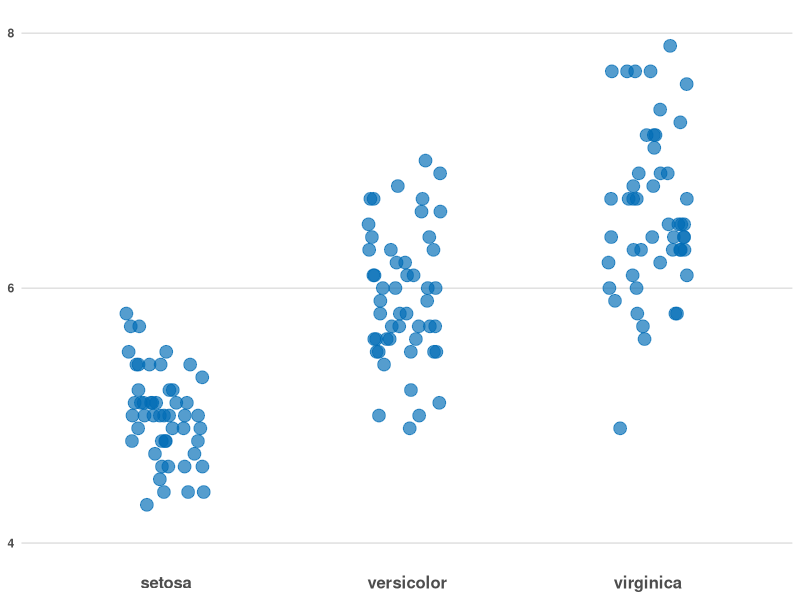
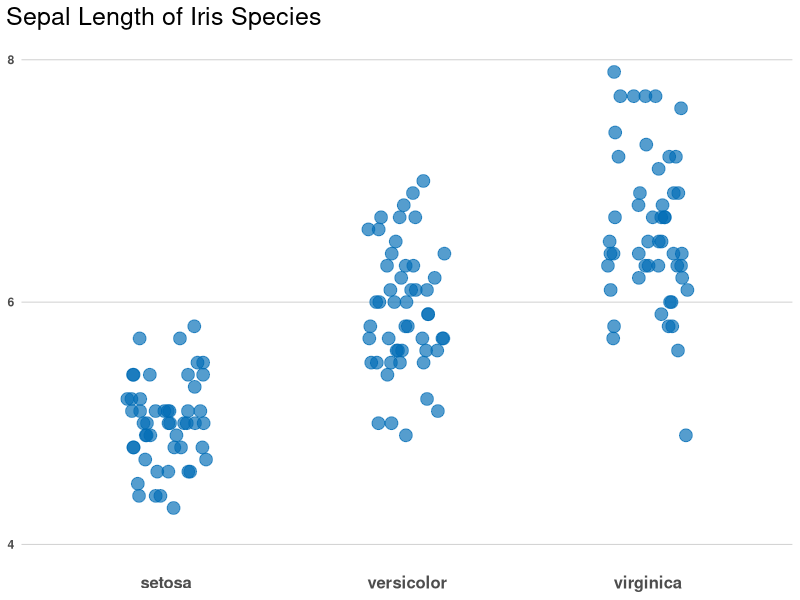
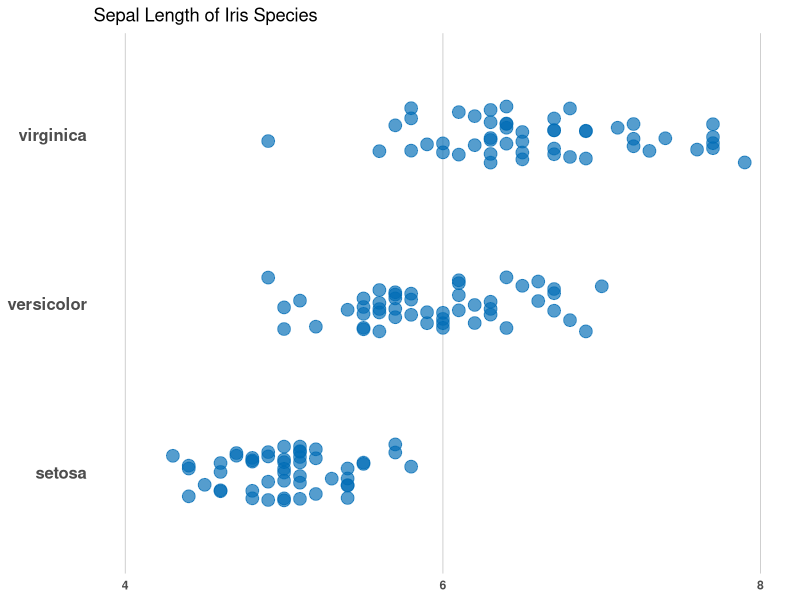

The R script that drew these images, in order:
## ---- chunk 1

library(dplyr)
library(ggplot2)
library(grid)
library(gridExtra)

# load data ----
data(iris)
## ---- chunk 2
# vertical beeswarm ----
## make plot ----
plot_vert <- iris %>% 
  ggplot(aes(x = Species, 
             y = Sepal.Length)) +
  geom_point(
    position = position_jitter(w = 1/6, h = 0),
    size = 4, 
    color = "#006cb6", 
    alpha = 2/3
  ) +
  scale_y_continuous(
    limits = c(4, 8),
    breaks = seq(4, 8, 2)
  ) +
  theme_minimal() +
  theme(
    panel.grid.minor = element_blank(),
    panel.grid.major.x = element_blank(),
    panel.grid.major.y = element_line(size = 0.25, color = "gray"),
    axis.title = element_blank(),
    axis.text = element_text(face = "bold"),
    axis.text.x = element_text(size = 12)
  ) 
plot_vert
## ---- chunk 3
plot_title <- textGrob(
  label = "Sepal Length of Iris Species",
  x = unit(0.2, "lines"), 
  y = unit(0.1, "lines"), 
  hjust = 0, 
  vjust = 0, 
  gp = gpar(fontsize = 18)
)

plot_complete <- arrangeGrob(plot_vert, top = plot_title)
grid.arrange(plot_complete)
## ---- chunk 4
plot_horiz <- iris %>% 
  ggplot(aes(x = Sepal.Length, 
             y = Species)) +
  geom_point(
    position = position_jitter(h = 1/6, w = 0),
    size = 4, 
    color = "#006cb6", 
    alpha = 2/3
  ) +
  scale_x_continuous(
    limits = c(4, 8),
    breaks = seq(4, 8, 2)
  ) +
  theme_minimal() +
  theme(
    panel.grid.minor = element_blank(),
    panel.grid.major.y = element_blank(),
    panel.grid.major.x = element_line(size = 0.25, color = "gray"),
    axis.title = element_blank(),
    axis.text = element_text(face = "bold"),
    axis.text.y = element_text(size = 12)
  ) + 
  labs(title = "Sepal Length of Iris Species")
plot_horiz
## ---- chunk 5
#| echo: false
2 * 2
